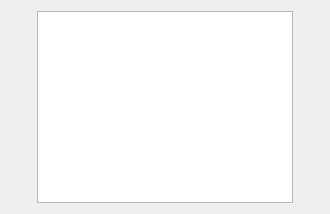
<?xml version="1.0" encoding="UTF-8"?>
<ui version="4.0">
 <class>MainBox</class>
 <widget class="QWidget" name="MainBox">
  <layout class="QHBoxLayout" name="horizontalLayout_2">
   <item>
    <layout class="QVBoxLayout" name="verticalLayout">
     <item>
      <widget class="SerialBox5" name="serial_widget_0" native="true"/>
     </item>
     <item>
      <spacer name="verticalSpacer">
       <property name="orientation">
        <enum>Qt::Vertical</enum>
       </property>
       <property name="sizeHint" stdset="0">
        <size>
         <width>20</width>
         <height>40</height>
        </size>
       </property>
      </spacer>
     </item>
    </layout>
   </item>
   <item>
    <layout class="QVBoxLayout" name="verticalLayout_2">
     <item>
      <widget class="LogBox" name="logbox_widget"/>
     </item>
    </layout>
   </item>
   <item>
    <layout class="QVBoxLayout" name="verticalLayout_3">
     <item>
      <widget class="SerialBox5" name="serial_widget_1" native="true"/>
     </item>
     <item>
      <spacer name="verticalSpacer_2">
       <property name="orientation">
        <enum>Qt::Vertical</enum>
       </property>
       <property name="sizeHint" stdset="0">
        <size>
         <width>20</width>
         <height>40</height>
        </size>
       </property>
      </spacer>
     </item>
    </layout>
   </item>
  </layout>
 </widget>
 <customwidgets>
  <customwidget>
   <class>LogBox</class>
   <extends>QTextEdit</extends>
   <header>logbox.hpp</header>
   <container>1</container>
  </customwidget>
  <customwidget>
   <class>SerialBox5</class>
   <extends>QWidget</extends>
   <header>serialbox5.hpp</header>
   <container>1</container>
  </customwidget>
 </customwidgets>
 <resources/>
 <connections/>
</ui>
